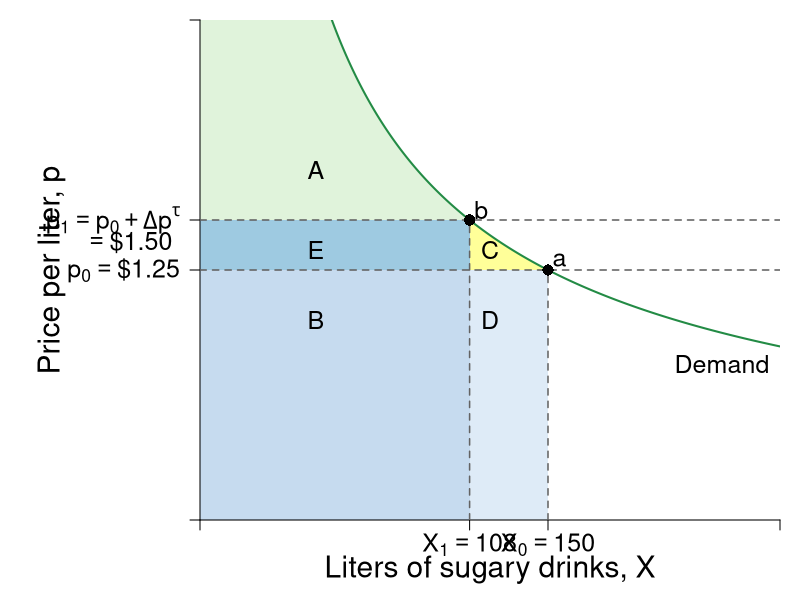

Source code (R):
library(shape)
pdf(file = "indmarketdemand/sugar_bev_demand.pdf", width = 9, height = 7)

#Set parameters for graphics
pointsize <- 1.8
axislabelsize <- 1.8
labelsize <- 1.5
namesize <- 1.8
annotatesize <- 1.5
graphlinewidth <- 2
segmentlinewidth <- 1.5

COL <- c("#7fc97f", "#beaed4", "#fdc086", "#ffff99", "#386cb0", "#f0027f", "#bf5b17", "#666666")
COLA <- c("#e0f3db", "#99d8c9","#66c2a4","#41ae76", "#238b45", "#005824")
COLB <- c("#c6dbef", "#4eb3d3", "#2b8cbe", "#0868ac","#084081")
COLC <- c("#fcfbfd", "#efedf5", "#dadaeb", "#bcbddc", "#9e9ac8", "#807dba", "#6a51a3", "#54278f", "#3f007d")
Grays <- gray.colors(25, start =1, end = 0)

par(mar =  c(4, 10, 1, 1))

indiffA <- function(x, alpha = 0.5, uA = 5) {
  (uA / x^alpha)^(1/(1 - alpha))
}

cef <- function(x, e = 1.4, k = 44.7982){
  k*(x^(-1/e))
}

#The inverse demand function to creat the relative points
cefinv <- function(p, e = 1.4, k = 44.7982){
  (p/k)^(-e)
}

xlims <- c(0, 250)
ylims <- c(0, 2.5)

npts <- 501 
x <- seq(xlims[1], xlims[2], length.out = npts)
y <- seq(ylims[1], ylims[2], length.out = npts) 

plot(0, 0, xlim = xlims, ylim = ylims, type = "n",
     xlab = expression(paste("")),
     ylab = expression(paste("")), 
     xaxt = "n", 
     yaxt = "n", 
     cex.lab = axislabelsize, 
     bty = "n",
     xaxs = "i", 
     yaxs = "i")


## Paremeters to enable editing points 
## I've assumed a tax of 20% to make this more visible 
## I'll comment on that in the caption
tax <- 1.2 #20 percent tax
prices <- c(1.25, 1.25*tax) 
xprices <- c(cefinv(prices[1]), cefinv(prices[2]))

ticksy <- c(0, prices[1], prices[2], ylims[2])
ylabels <- c(NA, expression(paste(p[0] == phantom(),"$1.25")), expression(paste(p[1] == p[0] + Delta*p^tau)), NA)
ticksx <- c(0, xprices[2], xprices[1], xlims[2])
xlabels <- c(NA, expression(paste(X[1]) == 108), expression(paste(X[0]) == 150), NA)

text(-31, prices[2] - 0.11, expression(paste(phantom() == phantom(),"$1.50")), xpd = TRUE, cex = annotatesize)


npts <- 500 
xx1 <- seq(xlims[1], xlims[2], length.out = npts)
xx2 <- seq(48, xprices[2], length.out = npts)
xx3 <- seq(xprices[2], xprices[1], length.out = npts)

#Label axes
#mtext(expression(paste("Quantity of sugary drinks (liters), ", x)), side = 1, line = 2.5, cex = axislabelsize)
text(0.5*xlims[2], -0.25, expression(paste("Liters of sugary drinks, ", X)), xpd = TRUE, cex = axislabelsize) 
text(-64, 0.5*ylims[2], expression(paste("Price per liter, ", p)), xpd = TRUE, cex = axislabelsize, srt = 90) 

# Shade Regions
# A
polygon(c(xprices[2], xx3, xprices[1]), 
        c(prices[1], cef(xx3), prices[1]), 
        border = FALSE, 
        col = COL[4])
# B
rect(0, 0, xprices[2], prices[1], col = COLB[1], density = NULL, border = NA)

# E
rect(0, prices[1], xprices[2], prices[2], 
     #col = COL[1],
     col ="#9ecae1",
     density = NULL, border = NA)

# D
rect(0, prices[2], 48.5, ylims[2], 
     col = COLA[1], 
     density = NULL, border = NA)
polygon(c(48, xx2, xprices[2]), 
        c(prices[2], cef(xx2), prices[2]), 
        border = FALSE, col = COLA[1])

# E
rect(xprices[2], 0, 150, prices[1], 
     col = "#deebf7", 
     density = NULL, border = NA)

axis(1, at = ticksx, pos = 0, labels = xlabels, cex.axis = labelsize)
axis(2, at = ticksy, pos = 0, labels = ylabels, las = 1, cex.axis = labelsize)


# Segments
segments(xprices[1], 0, xprices[1], prices[1], lty = 2, col = Grays[22] , lwd = segmentlinewidth)
segments(0,  prices[1], xlims[2],  prices[1], lty = 2, col = Grays[22] , lwd = segmentlinewidth)

segments(0, prices[2], xlims[2], prices[2], lty = 2, col = Grays[22] , lwd = segmentlinewidth)
segments(xprices[2], 0, xprices[2], prices[2], lty = 2, col = Grays[22] , lwd = segmentlinewidth)

# Demand Curve
lines(xx1, cef(xx1), col = COLA[5], lwd = graphlinewidth)
text(xlims[2] - 0.1*xlims[2], 0.78, expression(Demand), cex = annotatesize)

# Points
points(xprices[1], prices[1], pch = 16, col = "black", cex = 1.5)
text(xprices[1] + 5, prices[1] + 0.05, expression(a), cex = labelsize)

points(xprices[2], prices[2], pch = 16, col = "black", cex = 1.5)
text(xprices[2] + 5, prices[2] + 0.05, expression(b), cex = labelsize)

# Label Regions
text(125, 1.35, expression(C), cex = labelsize)
text(50, 1, expression(B), cex = labelsize)
text(50, 1.35, expression(E), cex = labelsize)
text(50, 1.75, expression(A), cex = labelsize)
text(125, 1, expression(D), cex = labelsize)




dev.off()
